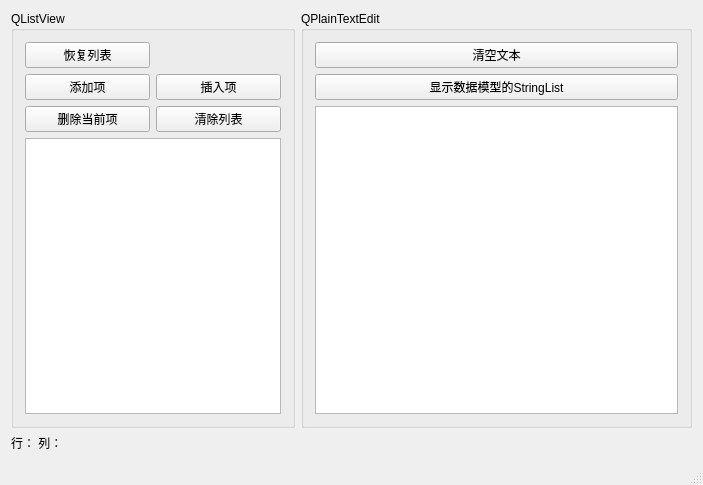
<?xml version="1.0" encoding="UTF-8"?>
<ui version="4.0">
 <class>MainWindow</class>
 <widget class="QMainWindow" name="MainWindow">
  <property name="geometry">
   <rect>
    <x>0</x>
    <y>0</y>
    <width>703</width>
    <height>485</height>
   </rect>
  </property>
  <property name="windowTitle">
   <string>MainWindow</string>
  </property>
  <widget class="QWidget" name="centralWidget">
   <layout class="QGridLayout" name="gridLayout_3">
    <item row="0" column="0">
     <widget class="QGroupBox" name="groupBox">
      <property name="title">
       <string>QListView</string>
      </property>
      <layout class="QGridLayout" name="gridLayout">
       <item row="0" column="0">
        <widget class="QPushButton" name="btnInitLst">
         <property name="text">
          <string>恢复列表</string>
         </property>
        </widget>
       </item>
       <item row="1" column="0">
        <widget class="QPushButton" name="btnAppendLst">
         <property name="text">
          <string>添加项</string>
         </property>
        </widget>
       </item>
       <item row="1" column="1">
        <widget class="QPushButton" name="btnInsertLst">
         <property name="text">
          <string>插入项</string>
         </property>
        </widget>
       </item>
       <item row="2" column="0">
        <widget class="QPushButton" name="btnDelLst">
         <property name="text">
          <string>删除当前项</string>
         </property>
        </widget>
       </item>
       <item row="2" column="1">
        <widget class="QPushButton" name="btnClearLst">
         <property name="text">
          <string>清除列表</string>
         </property>
        </widget>
       </item>
       <item row="3" column="0" colspan="2">
        <widget class="QListView" name="listView"/>
       </item>
      </layout>
     </widget>
    </item>
    <item row="0" column="1">
     <widget class="QGroupBox" name="groupBox_2">
      <property name="title">
       <string>QPlainTextEdit</string>
      </property>
      <layout class="QGridLayout" name="gridLayout_2">
       <item row="0" column="0">
        <widget class="QPushButton" name="btnClearTxt">
         <property name="text">
          <string>清空文本</string>
         </property>
        </widget>
       </item>
       <item row="1" column="0">
        <widget class="QPushButton" name="btnShowTxt">
         <property name="text">
          <string>显示数据模型的StringList</string>
         </property>
        </widget>
       </item>
       <item row="2" column="0">
        <widget class="QPlainTextEdit" name="plainTextEdit"/>
       </item>
      </layout>
     </widget>
    </item>
    <item row="1" column="0">
     <widget class="QLabel" name="label">
      <property name="text">
       <string>行： 列： </string>
      </property>
     </widget>
    </item>
   </layout>
  </widget>
  <widget class="QStatusBar" name="statusBar"/>
 </widget>
 <layoutdefault spacing="6" margin="11"/>
 <resources/>
 <connections/>
</ui>
